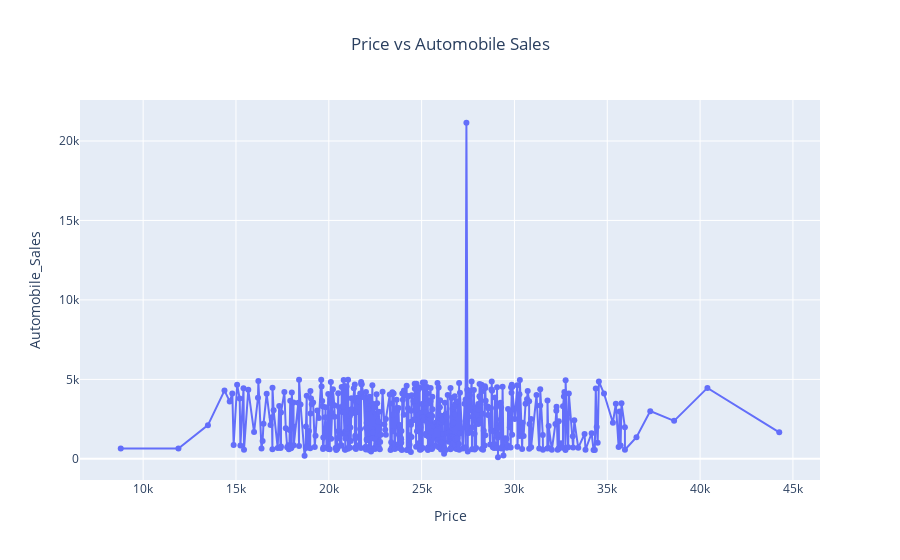

Notebook source saved alongside this figure:
### Code cell
price_sales =df.groupby("Price")["Automobile_Sales"].median().reset_index()
fig5 =px.line(price_sales,
              x="Price",
              y="Automobile_Sales",
              title="Price vs Automobile Sales ",
              markers="True")
fig5.update_layout(title_x=0.5)
fig5.show()

### Figure 1 — Plotly figure (JSON) as saved in the notebook; plotly's stock layout.template omitted (floating-point values rounded to 4 significant figures; data arrays with more than 128 entries replaced by an {"elided": "..."} marker saying what was removed)
{"data": [{"hovertemplate": "Price=%{x}<br>Automobile_Sales=%{y}<extra></extra>", "legendgroup": "", "line": {"color": "#636efa", "dash": "solid"}, "marker": {"symbol": "circle"}, "mode": "lines+markers", "name": "", "orientation": "v", "showlegend": false, "type": "scatter", "x": {"elided": "528 float values"}, "xaxis": "x", "y": {"elided": "528 float values"}, "yaxis": "y"}], "layout": {"autosize": true, "legend": {"tracegroupgap": 0}, "title": {"text": "Price vs Automobile Sales ", "x": 0.5}, "xaxis": {"anchor": "y", "autorange": true, "domain": [0, 1], "range": [6628.0, 46430.0], "title": {"text": "Price"}, "type": "linear"}, "yaxis": {"anchor": "x", "autorange": true, "domain": [0, 1], "range": [-1635.0, 22880.0], "title": {"text": "Automobile_Sales"}, "type": "linear"}}}
